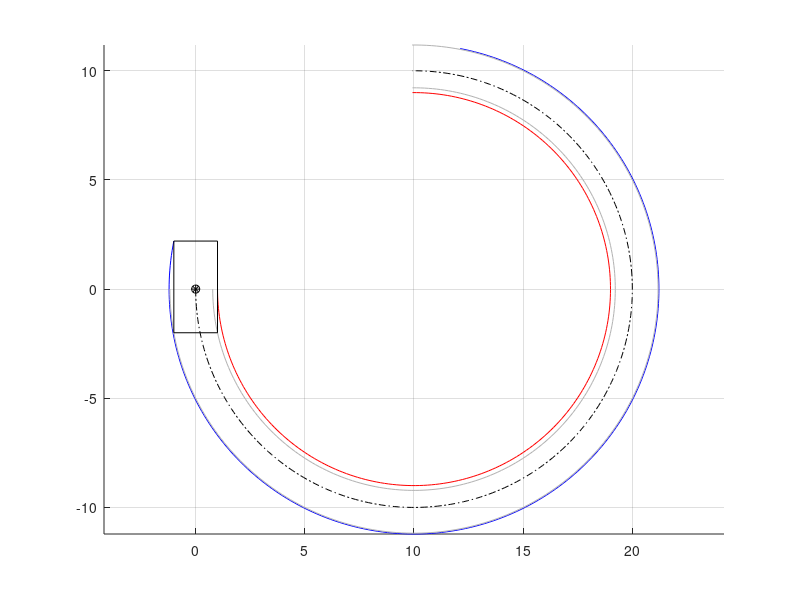

The MATLAB source for this figure: (Note: this script raises an error after producing the figure.)
% Script to generate vehicle path and collision data using a constant
% radius circular model of the vehicle behavior. Currently assumes the
% vehicle CG travels on the circle and that there is zero sideslip angle.
% Could be extended to include vehicle sideslip, though the approach
% would have to use either max sideslip angle or change the bounds of the
% vehicle as it goes around.

% Notation: px denotes points. For example, p0 is initial point, pc is the
% center point, etc.

getNewData = 1;
if 1 == getNewData
    clearvars
    getNewData = 1;
end

% Vehicle trajectory information
vx = 20;        % longitudinal speed (m/s)
R = 10;         % path radius (m) with sign (+ left, - right)
p0 = [0,0];     % initial position of vehicle (m,m)
h0 = -pi/2;      % initial heading of vehicle (rad)
tf = 2.36;         % time horizon to check (s)
% Create a vector of the trajectory information
x0 = [p0'; h0; vx; R];
% Vehicle dimensional information
vehicle.a = 2.0;       % CG-front axle distance (m)
vehicle.b = 2.2;        % CG-rear axle distance (m)
vehicle.d = 2.0;        % vehicle width (m)

% Plot the points 
figure(1)
clf
hold on
grid on
axis equal
plot(p0(1),p0(2),'k*')

% Calculate center point of vehicle trajectory circle
pc(1) = p0(1) + R*cos(h0+pi/2);
pc(2) = p0(2) + R*sin(h0+pi/2);

% Generate a trajectory for the given time horizon
del_t = 0.01;
t = (0:del_t:tf)';
theta = vx*t/R;
N = length(t);
pv = zeros(N,2);
pv(:,1) = R*cos(theta+h0-pi/2) + pc(1);
pv(:,2) = R*sin(theta+h0-pi/2) + pc(2);
% And plot the trajectory
plot(pv(:,1),pv(:,2),'k-.')

% Determine the bounding radii for all portions of the vehicle
Rmin = R - vehicle.d/2*sign(R);
Rinner = sign(R)*sqrt((R-vehicle.d/2*sign(R))^2 + vehicle.a^2);
Router = sign(R)*sqrt((R+vehicle.d/2*sign(R))^2 + vehicle.a^2);
Rmax = sign(R)*sqrt((R+vehicle.d/2*sign(R))^2 + max(vehicle.a,vehicle.b)^2);
travel_offset = h0 - pi/2;
theta_max_offset = sign(R)*atan2(-vehicle.b,sign(R)*R+vehicle.d/2);
plot(Rinner*cos(theta+travel_offset) + pc(1),Rinner*sin(theta+travel_offset) + pc(2),'-','color',[0.7 0.7 0.7]);
plot(Rmin*cos(theta+travel_offset) + pc(1),Rmin*sin(theta+travel_offset) + pc(2),'r-');
plot(Rmax*cos(theta+travel_offset+theta_max_offset) + pc(1),Rmax*sin(theta+travel_offset+theta_max_offset) + pc(2),'b-');
plot(Router*cos(theta+travel_offset) + pc(1),Router*sin(theta+travel_offset) + pc(2),'-','color',[0.7 0.7 0.7]);
% plot(Rmax*cos(theta+travel_offset) + pc(1),Rmax*sin(theta+travel_offset) + pc(2),'b-');

% Now determine where the front corners of the vehicle are at each moment
plf = zeros(N,2);
prf = zeros(N,2);
plr = zeros(N,2);
prr = zeros(N,2);
plf(:,1) = pv(:,1) + vehicle.a*cos(theta+h0) + vehicle.d/2*cos(theta+h0+pi/2);
plf(:,2) = pv(:,2) + vehicle.a*sin(theta+h0) + vehicle.d/2*sin(theta+h0+pi/2);
prf(:,1) = pv(:,1) + vehicle.a*cos(theta+h0) + vehicle.d/2*cos(theta+h0-pi/2);
prf(:,2) = pv(:,2) + vehicle.a*sin(theta+h0) + vehicle.d/2*sin(theta+h0-pi/2);
plr(:,1) = pv(:,1) - vehicle.b*cos(theta+h0) + vehicle.d/2*cos(theta+h0+pi/2);
plr(:,2) = pv(:,2) - vehicle.b*sin(theta+h0) + vehicle.d/2*sin(theta+h0+pi/2);
prr(:,1) = pv(:,1) - vehicle.b*cos(theta+h0) + vehicle.d/2*cos(theta+h0-pi/2);
prr(:,2) = pv(:,2) - vehicle.b*sin(theta+h0) + vehicle.d/2*sin(theta+h0-pi/2);
% And plot the front corners continuously
% plot(plf(:,1),plf(:,2),'r-')
% plot(prf(:,1),prf(:,2),'b-')
% plot(plr(:,1),plr(:,2),'r-.')
% plot(prr(:,1),prr(:,2),'b-.')
% Plot a few of the rear corners
inds = 1;%;[1; floor(N/4); floor(N/2); floor(3*N/4)];%
for i = 1:length(inds)
    plot(pv(inds(i),1),pv(inds(i),2),'ko')
    plot([plf(inds(i),1) prf(inds(i),1) prr(inds(i),1) plr(inds(i),1) plf(inds(i),1)],...
        [plf(inds(i),2) prf(inds(i),2) prr(inds(i),2) plr(inds(i),2) plf(inds(i),2)],'k');
end

if 1 == getNewData
    Nobjects = 1;
    % Add an obstacle by clicking to generate the points and then turning the
    % points into a patch object
    obstacles = struct('id',{},'color',{},'primitive',{},'primparams',{},'aabb',{},'pointsX',{},'pointsY',{});
    
    for obstacleInd = 1:Nobjects
        [xobst,yobst] = ginput;
        obstacles(obstacleInd).pointsX = xobst;
        obstacles(obstacleInd).pointsY = yobst;
        obstacles(obstacleInd).color = [0.4 0.4 0.4];
    end
else
    %     xobst = [
    %         6.8899
    %         7.1416
    %         23.5009
    %         23.0695
    %         ];
    %     yobst = [
    %         0.9888
    %         -2.8943
    %         -3.8291
    %         8.9348
    %         ];

    %     xobst = [
    %         15.8899
    %         16.1416
    %         10000
    %         23.0695
    %         ];
    %     yobst = [
    %         0.9888
    %         -2.8943
    %         -3.8291
    %         8.9348
    %         ];
    %
    %     obstacles(1).pointsX = xobst;
    %     obstacles(1).pointsY = yobst;
    %     obstacles(1).color = [0.4 0.4 0.4];
end
% Plot the patch object over the trajectory lines using the patch plotting
% utility
[h,hpts] = fcn_Patch_plotPatch(obstacles,1);
axis auto

%% Determine the nearest collision
tic
[collFlags,collTime,collAngle,collLoc,clearance,bodyCollLoc] = fcn_Patch_checkCollisions(x0,vehicle,obstacles);
ET = toc;

fprintf(1,'Determined collision geometry for %d objects in %0.3f seconds.\n',length(collFlags),ET);

% Plot the car body
Rabs = abs(R);
forwardAngleOffset = sign(R)*pi/2;

for collInd = 1:length(collFlags)
    bodyLoc(1,1) = Rabs*cos(collAngle(collInd)) + pc(1) + vehicle.a*cos(collAngle(collInd)+forwardAngleOffset) - vehicle.d/2*cos(collAngle(collInd));
    bodyLoc(1,2) = Rabs*sin(collAngle(collInd)) + pc(2) + vehicle.a*sin(collAngle(collInd)+forwardAngleOffset) - vehicle.d/2*sin(collAngle(collInd));
    bodyLoc(2,1) = Rabs*cos(collAngle(collInd)) + pc(1) + vehicle.a*cos(collAngle(collInd)+forwardAngleOffset) + vehicle.d/2*cos(collAngle(collInd));
    bodyLoc(2,2) = Rabs*sin(collAngle(collInd)) + pc(2) + vehicle.a*sin(collAngle(collInd)+forwardAngleOffset) + vehicle.d/2*sin(collAngle(collInd));
    bodyLoc(3,1) = Rabs*cos(collAngle(collInd)) + pc(1) - vehicle.b*cos(collAngle(collInd)+forwardAngleOffset) + vehicle.d/2*cos(collAngle(collInd));
    bodyLoc(3,2) = Rabs*sin(collAngle(collInd)) + pc(2) - vehicle.b*sin(collAngle(collInd)+forwardAngleOffset) + vehicle.d/2*sin(collAngle(collInd));
    bodyLoc(4,1) = Rabs*cos(collAngle(collInd)) + pc(1) - vehicle.b*cos(collAngle(collInd)+forwardAngleOffset) - vehicle.d/2*cos(collAngle(collInd));
    bodyLoc(4,2) = Rabs*sin(collAngle(collInd)) + pc(2) - vehicle.b*sin(collAngle(collInd)+forwardAngleOffset) - vehicle.d/2*sin(collAngle(collInd));
    plot(bodyLoc([1:end 1],1),bodyLoc([1:end 1],2),'b-','linewidth',1);
    
    % Plot the collision or closest clearance point
    plot(collLoc(collInd,1),collLoc(collInd,2),'r*')
    
    if 1 == collFlags(collInd)
        fprintf(1,'  For object %d, found a collision with TTC of %0.2f seconds at (%0.2f,%0.2f)\n',collInd,collTime(collInd),collLoc(collInd,1),collLoc(collInd,2));
    else
        fprintf(1,'  For object %d, no collision detected. Smallest clearance distance is %0.2f units at (%0.2f,%0.2f), occurring at %0.2f seconds.\n',collInd,clearance(collInd),collLoc(collInd,1),collLoc(collInd,2),collTime(collInd));
    end
end

[~,firstColl] = conditionalMin(collTime,collFlags,'== 1');

% Create another copy of the figure
figure(1)
a1 = gca;
f2 = figure(2);
clf
a2 = copyobj(a1,f2);
figure(2)
axis([collLoc(firstColl,1)-2 collLoc(firstColl,1)+2 collLoc(firstColl,2)-2 collLoc(firstColl,2) + 2]);
% Create a legend
%legend('Vehicle Start Point','Vehicle Trajectory','Inner Vehicle Bound','Outer Vehicle Bound','Vehicle CG','Vehicle Outline at Start','Obstacle','Obstacle Vertices','Vehicle Outline at Collision','Collision Point','location','best')
